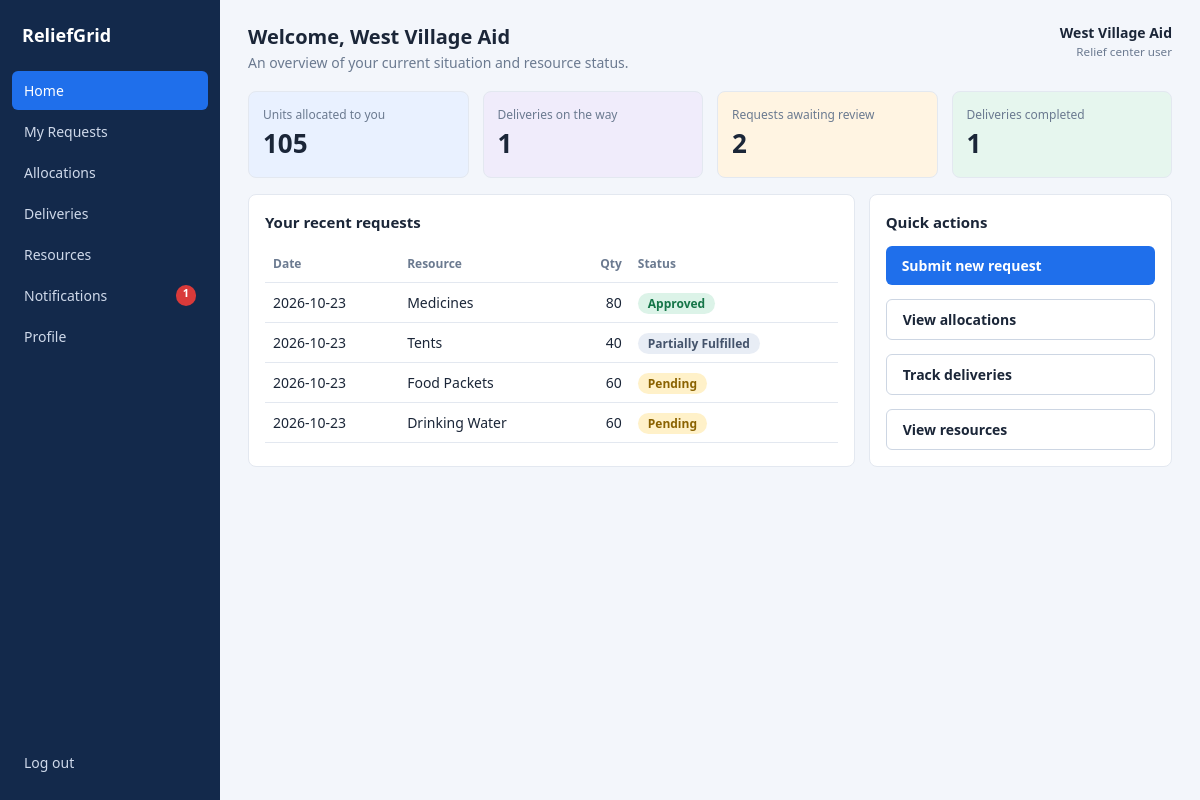
The page /home (signed in) on the database its author committed.
### tables this page shows
CREATE TABLE users (
    id INTEGER PRIMARY KEY, name TEXT NOT NULL, org_name TEXT,
    email TEXT UNIQUE NOT NULL, password_hash TEXT NOT NULL,
    role TEXT NOT NULL CHECK (role IN ('admin','relief'))
);

CREATE TABLE requests (
    id INTEGER PRIMARY KEY, user_id INTEGER NOT NULL REFERENCES users(id),
    location_id INTEGER NOT NULL REFERENCES locations(id),
    resource_id INTEGER NOT NULL REFERENCES resources(id),
    quantity INTEGER NOT NULL CHECK (quantity > 0), people_affected INTEGER NOT NULL,
    urgency TEXT NOT NULL, description TEXT,
    status TEXT NOT NULL DEFAULT 'Pending', allocated_qty INTEGER NOT NULL DEFAULT 0,
    total_allocated INTEGER NOT NULL DEFAULT 0,
    total_dispatched INTEGER NOT NULL DEFAULT 0,
    total_received INTEGER NOT NULL DEFAULT 0,
    decision_note TEXT, created_at TEXT DEFAULT CURRENT_TIMESTAMP
);

CREATE TABLE resources (
    id INTEGER PRIMARY KEY, name TEXT UNIQUE NOT NULL, unit TEXT NOT NULL,
    quantity INTEGER NOT NULL DEFAULT 0 CHECK (quantity >= 0),
    low_threshold INTEGER NOT NULL DEFAULT 0, updated_at TEXT DEFAULT CURRENT_TIMESTAMP
);

### app.py (the view)
@app.route("/home")
@login_required("relief")
def user_home():
    uid = session["user_id"]
    stats = {
        "allocated": q("SELECT COALESCE(SUM(allocated_qty),0) c FROM requests WHERE user_id=?", uid, one=True)["c"],
        "pending_deliveries": q("SELECT COUNT(*) c FROM deliveries d JOIN requests q ON q.id=d.request_id WHERE q.user_id=? AND d.status IN ('Assigned','In Transit')", uid, one=True)["c"],
        "active": q("SELECT COUNT(*) c FROM requests WHERE user_id=? AND status='Pending'", uid, one=True)["c"],
        "completed": q("SELECT COUNT(*) c FROM deliveries d JOIN requests q ON q.id=d.request_id WHERE q.user_id=? AND d.status='Delivered'", uid, one=True)["c"],
    }
    recent = q(REQ_SQL + " WHERE q.user_id=? ORDER BY q.id DESC LIMIT 5", uid)
    return render_template("user_home.html", stats=stats, recent=recent)

### app.py (called while the page is built)
def db():
    return database.get_db()

def q(sql, *args, one=False):
    rows = db().execute(sql, args).fetchall()
    return (rows[0] if rows else None) if one else rows

def login_required(role=None):
    def deco(f):
        @functools.wraps(f)
        def wrapper(*a, **kw):
            if "user_id" not in session:
                return redirect(url_for("login"))
            if role and session["role"] != role:
                flash("You don't have access to that page.", "error")
                return redirect(url_for("home_redirect"))
            return f(*a, **kw)
        return wrapper
    return deco

@app.context_processor
def inject_nav():
    if "user_id" not in session:
        return {}
    admin = session["role"] == "admin"
    unread = q("SELECT COUNT(*) c FROM notifications WHERE is_read=0 AND " + ("user_id IS NULL" if admin else "user_id=?"),
               *([] if admin else [session["user_id"]]), one=True)["c"]
    return {"nav": ADMIN_NAV if admin else USER_NAV, "unread": unread}

### db.py (called while the page is built)
def get_db():
    if "db" not in g:
        g.db = sqlite3.connect(DB_PATH)
        g.db.row_factory = sqlite3.Row
        g.db.execute("PRAGMA foreign_keys = ON")
    return g.db

### templates/user_home.html
{% extends "base.html" %}{% from "_macros.html" import pill, stat %}
{% block heading %}Welcome, {{ session.name }}{% endblock %}{% block sub %}An overview of your current situation and resource status.{% endblock %}
{% block content %}<div class="grid g4" style="margin-bottom:16px">{{ stat("Units allocated to you", stats.allocated, "blue") }}{{ stat("Deliveries on the way", stats.pending_deliveries, "purple") }}{{ stat("Requests awaiting review", stats.active, "orange") }}{{ stat("Deliveries completed", stats.completed, "green") }}</div>
<div class="grid g2"><div class="card wrap"><h2>Your recent requests</h2><table><tr><th>Date</th><th>Resource</th><th class="num">Qty</th><th>Status</th></tr>
{% for r in recent %}<tr><td>{{ r.created_at[:10] }}</td><td>{{ r.resource_name }}</td><td class="num">{{ r.quantity }}</td><td>{{ pill(r.status) }}</td></tr>{% else %}<tr><td colspan="4" class="muted">You haven't requested anything yet.</td></tr>{% endfor %}</table></div>
<div class="card"><h2>Quick actions</h2><div class="grid"><a class="btn" href="{{ url_for('new_request') }}">Submit new request</a><a class="btn ghost" href="{{ url_for('my_allocations') }}">View allocations</a>
<a class="btn ghost" href="{{ url_for('my_deliveries') }}">Track deliveries</a><a class="btn ghost" href="{{ url_for('user_resources') }}">View resources</a></div></div></div>{% endblock %}

### templates/base.html (shortened to what this page needs)
<!doctype html><html lang="en"><head><meta charset="utf-8"><meta name="viewport" content="width=device-width, initial-scale=1">
<link rel="stylesheet" href="{{ url_for('static', filename='style.css') }}">{% block head %}{% endblock %}</head><body>
{% block body %}
<div class="app">
<aside class="side"><div class="brand">ReliefGrid</div>
<nav>{% for label, ep in nav %}<a href="{{ url_for(ep) }}" class="{{ 'on' if request.endpoint == ep }}">{{ label }}{% if ep == 'notifications' and unread %}<b class="badge">{{ unread }}</b>{% endif %}</a>{% endfor %}</nav>
<a href="{{ url_for('logout') }}">Log out</a></aside>
<main class="main"><header class="top"><div><h1>{% block heading %}{% endblock %}</h1><p>{% block sub %}{% endblock %}</p></div>
<div class="who">{{ session.name }}<small>{{ 'Admin' if session.role == 'admin' else 'Relief center user' }}</small></div></header>
{% block content %}{% endblock %}</main></div>
{% endblock %}
</body></html>

### templates/_macros.html
{% macro pill(text) %}<span class="pill {{ text|lower|replace(' ','-') }}">{{ text }}</span>{% endmacro %}
{% macro stat(label, value, tone) %}<div class="stat {{ tone }}"><span>{{ label }}</span><strong>{{ value }}</strong></div>{% endmacro %}

### static/style.css (style rules this page uses)
:root { --navy:#13294b;--navy2:#1d3a68;--blue:#1f6feb;--bg:#f3f6fb;--card:#fff;--line:#e3e8f0;--text:#1b2638;--muted:#6b7a90; --red:#d93a3a;--orange:#e8891c;--green:#1f9d62;--yellow:#f2b01e }
* { box-sizing:border-box }
body { margin:0;font:14px/1.5 system-ui,-apple-system,"Segoe UI",Roboto,sans-serif;background:var(--bg);color:var(--text) }
h1 { font-size:20px;margin:0 }
h2 { font-size:15px;margin:0 0 12px }
p { margin:0 }
a { color:var(--blue) }
.app { display:grid;grid-template-columns:220px 1fr;min-height:100vh }
.side { background:var(--navy);color:#cfd9ea;padding:18px 12px;display:flex;flex-direction:column;gap:4px;position:sticky;top:0;height:100vh }
.brand { color:#fff;font-weight:700;font-size:18px;padding:4px 10px 18px }
.side nav { display:flex;flex-direction:column;gap:2px;flex:1 }
.side a { color:#cfd9ea;text-decoration:none;padding:9px 12px;border-radius:6px;display:flex;justify-content:space-between }
.side a.on { background:var(--blue);color:#fff }
.badge { background:var(--red);color:#fff;border-radius:10px;padding:0 7px;font-size:11px }
.main { padding:22px 28px;min-width:0 }
.top { display:flex;justify-content:space-between;align-items:flex-start;margin-bottom:18px }
.top p { color:var(--muted) }
.who { text-align:right;font-weight:600 }
.who small { display:block;color:var(--muted);font-weight:400 }
.card { background:var(--card);border:1px solid var(--line);border-radius:8px;padding:16px;margin-bottom:16px }
.grid { display:grid;gap:14px }
.g4 { grid-template-columns:repeat(auto-fit,minmax(170px,1fr)) }
.g2 { grid-template-columns:2fr 1fr }
.stat { border-radius:8px;padding:14px;border:1px solid var(--line);display:flex;flex-direction:column }
.stat span { color:var(--muted);font-size:12px }
.stat strong { font-size:26px }
.stat.blue { background:#e9f1ff }
.stat.orange { background:#fff4e2 }
.stat.green { background:#e6f6ee }
.stat.purple { background:#f0ecfb }
table { width:100%;border-collapse:collapse }
th,td { text-align:left;padding:9px 8px;border-bottom:1px solid var(--line);vertical-align:middle }
th { color:var(--muted);font-weight:600;font-size:12px }
.wrap { overflow-x:auto }
.num { text-align:right }
.btn,button { background:var(--blue);color:#fff;border:0;border-radius:6px;padding:9px 16px;font:inherit;font-weight:600;cursor:pointer;text-decoration:none;display:inline-block }
.btn.ghost,button.ghost { background:#fff;color:var(--text);border:1px solid #cdd6e3 }
.pill { border-radius:12px;padding:2px 10px;font-size:12px;font-weight:600;white-space:nowrap;background:#e8edf5;color:#44536b }
.approved,.delivered,.fulfilled,.ok { background:#dcf3e8;color:#157548 }
.pending,.road-blocked { background:#fff1c9;color:#8a6200 }

### rows shown on the page
users: name "West Village Aid"
requests: created_at "2026-10-23", resource_name "Medicines", quantity "80", status "Approved"
requests: created_at "2026-10-23", resource_name "Tents", quantity "40", status "Partially Fulfilled"
requests: created_at "2026-10-23", resource_name "Food Packets", quantity "60", status "Pending"
requests: created_at "2026-10-23", resource_name "Drinking Water", quantity "60", status "Pending"

### other values the page prints
{{ label }} "Home" "My Requests" "Allocations" "Deliveries" "Resources" "Notifications" "Profile"
{{ unread }} "1"
{{ 'Admin' if session.role == 'admin' else 'Relief center user' }} "Relief center user"
{{ label }} "Units allocated to you Deliveries on the way Requests awaiting review Deliveries completed"
{{ value }} "105 1 2 1"
